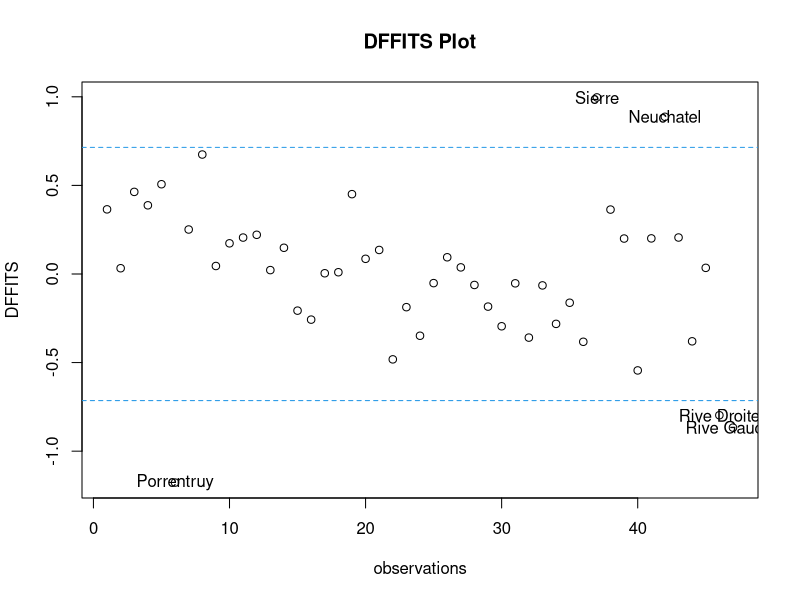

Generate this figure with R:
## ---- chunk 1
library(MASS)
library(car)
library(ggplot2)
## ---- chunk 2
# use swiss dataset
data(swiss)
model <- lm(Fertility ~ ., data=swiss)
dffitsData <- as.data.frame(dffits(model) )
names(dffitsData) <- c("observations")
cutoff <- 2*sqrt(6/47) #2*sqrt(p/n)
plot(dffitsData$observations, main="DFFITS Plot", xlab="observations", ylab = "DFFITS")
abline(h=cutoff,col=4,lty=2)
abline(h=-cutoff,col=4,lty=2)
labels=row.names(swiss)
text(c(6,37,42,46,47),dffitsData[c(6,37,42,46,47),],labels=labels[c(6,37,42,46,47)])
## ---- chunk 3
# use swiss dataset
# data(swiss)
# model <- lm(Fertility ~ ., data=swiss)
# dffitsData <- as.data.frame(dffits(model) )
# names(dffitsData) <- c("observations")
# cutoff <- 2*sqrt(6/47) #2*sqrt(p/n)
# plot(dffitsData$observations, main="DFFITS Plot", xlab="observations", ylab = "DFFITS")
# abline(h=cutoff,col=4,lty=2)
# abline(h=-cutoff,col=4,lty=2)
# labels=row.names(swiss)
# text(c(6,37,42,46,47),dffitsData[c(6,37,42,46,47),],labels=labels[c(6,37,42,46,47)])
